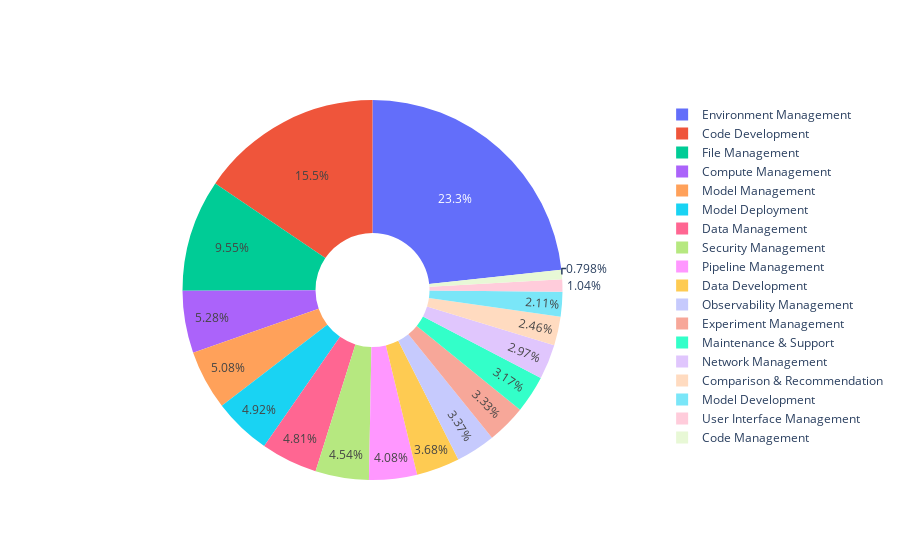

This figure's notebook cell:
### Code cell
# assign human-readable & high-level topics to challenges & solutions

df = pd.read_json(os.path.join(path_rq4, 'topics.json'))
df['Resolution_summary_topic_macro'] = -1

for index, row in df.iterrows():
    if row['Resolution_summary_topic'] in macro_topic_mapping:
        df.at[index, 'Resolution_summary_topic_macro'] = int(macro_topic_mapping[row['Resolution_summary_topic']])
    else:
        df.drop(index, inplace=True)

df.to_json(os.path.join(path_rq4, 'macro-topics.json'), indent=4, orient='records')

df_number = pd.DataFrame()

values = []
labels = []

for index, group in df.groupby('Resolution_summary_topic_macro'):
    topic_list = [topic + 1 for topic in macro_topic2index_dict[macro_topic_indexing[index]]]
    entry = {
        'Index': r'$\hat{R}_{0' + str(index + 1) + '}$' if index < 9 else r'$\hat{R}_{' + str(index + 1) + '}$',
        'Macro-topic': macro_topic_indexing[index],
        'Percentage (%)': round(len(group)/len(df)*100, 2),
        'Topic list': topic_list,
    }
    df_number = pd.concat([df_number, pd.DataFrame([entry])], ignore_index=True)
    labels.append(macro_topic_indexing[index])
    values.append(len(group))

print(df_number.to_latex(float_format="%.2f", index=False))
fig = go.Figure(data=[go.Pie(labels=labels, values=values, hole=.3)])
fig.show()

### Figure 1 — Plotly figure (JSON) as saved in the notebook; plotly's stock layout.template omitted (floating-point values rounded to 4 significant figures)
{"data": [{"hole": 0.3, "labels": ["Code Development", "Code Management", "Comparison & Recommendation", "Compute Management", "Data Development", "Data Management", "Environment Management", "Experiment Management", "File Management", "Maintenance & Support", "Model Deployment", "Model Development", "Model Management", "Network Management", "Observability Management", "Pipeline Management", "Security Management", "User Interface Management"], "type": "pie", "values": [700, 36, 111, 238, 166, 217, 1051, 150, 431, 143, 222, 95, 229, 134, 152, 184, 205, 47]}], "layout": {}}
